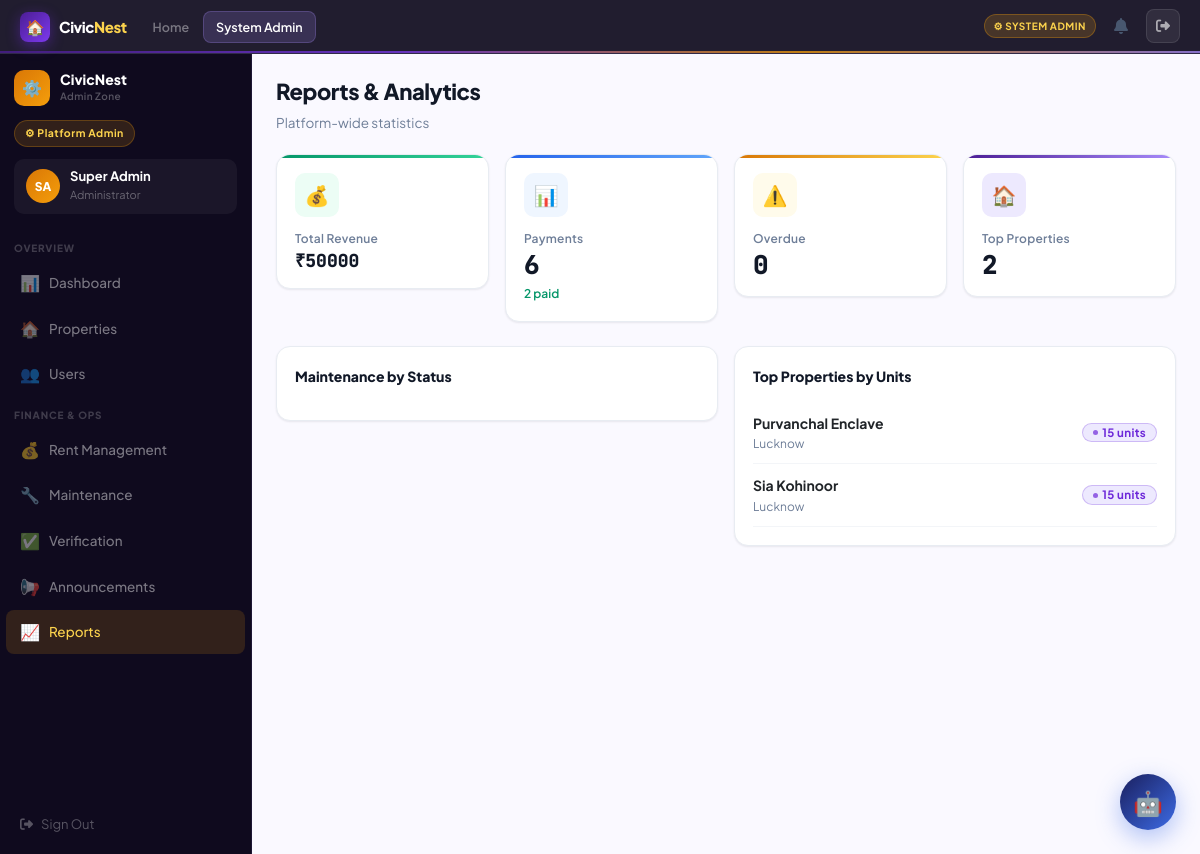
The app's page /admin-zone/reports/ (signed in) with its own data.
### accounts/models.py (models this page shows, shortened)
class User(AbstractUser):
    ROLE_CHOICES = [
        ('admin','Platform Admin'),
        ('owner','Property Owner'),
        ('tenant','Tenant'),
        ('society_admin','Society Admin'),
    ]
    role = models.CharField(max_length=20, choices=ROLE_CHOICES, default='tenant')
    phone = models.CharField(max_length=15, blank=True)
    avatar_initials = models.CharField(max_length=3, blank=True)
    profile_photo = models.ImageField(upload_to='avatars/', blank=True, null=True)

### core/models.py (models this page shows, shortened)
class Property(models.Model):
    TYPE_CHOICES = [('apartment','Apartment'),('villa','Villa'),('commercial','Commercial'),('pg','PG/Hostel')]
    owner = models.ForeignKey(User, on_delete=models.CASCADE, related_name='properties')
    name = models.CharField(max_length=200)
    address = models.TextField()
    city = models.CharField(max_length=100)
    state = models.CharField(max_length=100)
    pincode = models.CharField(max_length=10)
    property_type = models.CharField(max_length=20, choices=TYPE_CHOICES, default='apartment')
    total_units = models.PositiveIntegerField(default=1)
    description = models.TextField(blank=True)
    society_admin = models.ForeignKey(User, on_delete=models.SET_NULL, null=True, blank=True, related_name='managed_properties')
    is_active = models.BooleanField(default=True)
    created_at = models.DateTimeField(auto_now_add=True)

### core/views.py (the view)
# urls.py: path('admin-zone/reports/', views.admin_reports, name='admin_reports'),
@role_required("admin")
def admin_reports(request):
    payments = RentPayment.objects.all()
    return render(request, "admin_zone/reports.html", {
        "revenue_total": payments.filter(status="paid").aggregate(t=Sum("amount"))["t"] or 0,
        "maint_stats": MaintenanceRequest.objects.values("status").annotate(c=Count("id")),
        "top_props": Property.objects.annotate(unit_count=Count("units")).order_by("-unit_count")[:5],
        "total_payments": payments.count(), "paid_count": payments.filter(status="paid").count(),
        "overdue_count": payments.filter(status="overdue").count(),
    })

### core/views.py (called while the page is built)
def role_required(*roles):
    def decorator(view):
        @functools.wraps(view)
        def wrapper(request, *args, **kwargs):
            if not request.user.is_authenticated:
                return redirect("/accounts/login/")
            if request.user.is_staff or request.user.is_superuser:
                return view(request, *args, **kwargs)
            if request.user.role not in roles:
                messages.error(request, "Access denied.")
                return redirect("/")
            return view(request, *args, **kwargs)
        return wrapper
    return decorator

### templates/admin_zone/reports.html (shortened to what this page needs)
{% extends "base.html" %}
{% block nav_admin %}active{% endblock %}
{% block content %}
<div class="shell">
  {% with active="reports" %}{% include "partials/sidebar_admin.html" %}{% endwith %}
  <div class="main"><div class="panel fade-up">
    <div class="pg-intro"><h2>Reports & Analytics</h2><p>Platform-wide statistics</p></div>
    <div class="row g-3 mb-4">
      <div class="col-md-3"><div class="sc c-green"><div class="sc-icon" style="background:var(--green-l);font-size:20px;">💰</div><div class="sc-lbl">Total Revenue</div><div class="sc-val" style="font-size:18px;">₹{{ revenue_total }}</div></div></div>
      <div class="col-md-3"><div class="sc c-blue"><div class="sc-icon" style="background:var(--blue-l);font-size:20px;">📊</div><div class="sc-lbl">Payments</div><div class="sc-val">{{ total_payments }}</div><div class="sc-trend t-up">{{ paid_count }} paid</div></div></div>
      <div class="col-md-3"><div class="sc c-amber"><div class="sc-icon" style="background:var(--a50);font-size:20px;">⚠️</div><div class="sc-lbl">Overdue</div><div class="sc-val">{{ overdue_count }}</div></div></div>
      <div class="col-md-3"><div class="sc c-navy"><div class="sc-icon" style="background:var(--n100);font-size:20px;">🏠</div><div class="sc-lbl">Top Properties</div><div class="sc-val">{{ top_props|length }}</div></div></div>
    </div>
    <div class="row g-3">
      <div class="col-lg-6"><div class="card"><div class="cd-hd"><span class="cd-title">Maintenance by Status</span></div>
      </div></div>
      <div class="col-lg-6"><div class="card"><div class="cd-hd"><span class="cd-title">Top Properties by Units</span></div>
        {% for p in top_props %}<div style="display:flex;justify-content:space-between;align-items:center;padding:10px 0;border-bottom:1px solid var(--g50);">
          <div><div style="font-weight:700;">{{ p.name }}</div><div style="font-size:12px;color:var(--g400);">{{ p.city }}</div></div>
          <span class="badge b-info">{{ p.unit_count }} units</span>
        </div>{% endfor %}
      </div></div>
    </div>
  </div></div>
</div>
{% endblock %}

### templates/partials/sidebar_admin.html
<aside class="sidebar" id="tp-sidebar">
  <div class="sb-head">
    <div class="sb-logo"><div class="sb-logo-mark adm">⚙️</div><div><div class="sb-logo-text">CivicNest</div><div class="sb-logo-sub">Admin Zone</div></div></div>
    <div class="sb-zone-pill zp-adm">⚙ Platform Admin</div>
    <div class="sb-user"><div class="sb-av av-adm">{{ user.avatar_initials }}</div><div><div class="sb-uname">{{ user.get_full_name|default:user.username }}</div><div class="sb-urole">Administrator</div></div></div>
  </div>
  <div class="sb-sec">Overview</div>
  <a class="ni {% if active == 'dash' %}active-adm{% endif %}" href="/admin-zone/"><span class="ni-icon">📊</span>Dashboard</a>
  <a class="ni {% if active == 'props' %}active-adm{% endif %}" href="/admin-zone/properties/"><span class="ni-icon">🏠</span>Properties</a>
  <a class="ni {% if active == 'users' %}active-adm{% endif %}" href="/admin-zone/users/"><span class="ni-icon">👥</span>Users</a>
  <div class="sb-sec">Finance & Ops</div>
  <a class="ni {% if active == 'rent' %}active-adm{% endif %}" href="/admin-zone/rent/"><span class="ni-icon">💰</span>Rent Management</a>
  <a class="ni {% if active == 'maint' %}active-adm{% endif %}" href="/admin-zone/maintenance/"><span class="ni-icon">🔧</span>Maintenance</a>
  <a class="ni {% if active == 'verify' %}active-adm{% endif %}" href="/admin-zone/verify/"><span class="ni-icon">✅</span>Verification</a>
  <a class="ni {% if active == 'announce' %}active-adm{% endif %}" href="/admin-zone/announcements/"><span class="ni-icon">📢</span>Announcements</a>
  <a class="ni {% if active == 'reports' %}active-adm{% endif %}" href="/admin-zone/reports/"><span class="ni-icon">📈</span>Reports</a>
  <div class="sb-foot"><a href="/accounts/logout/" class="sb-logout"><i class="fa fa-right-from-bracket"></i> Sign Out</a></div>
</aside>

### records on screen
User: avatar_initials "SA", get_full_name "Super Admin"
Property: name "Purvanchal Enclave", city "Lucknow", unit_count "15"
Property: name "Sia Kohinoor", city "Lucknow", unit_count "15"

### other values on screen
{{ revenue_total }} "50000"
{{ total_payments }} "6"
{{ paid_count }} "2"
{{ overdue_count }} "0"
{{ top_props|length }} "2"
